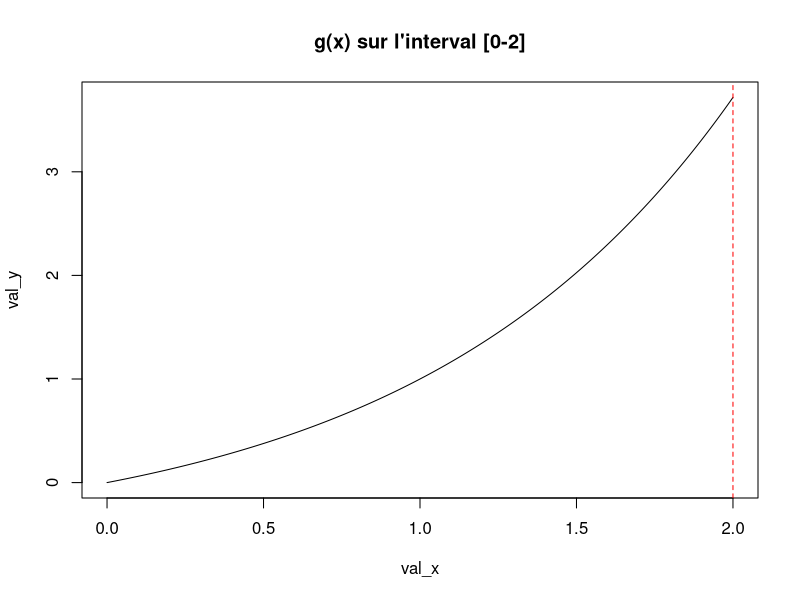
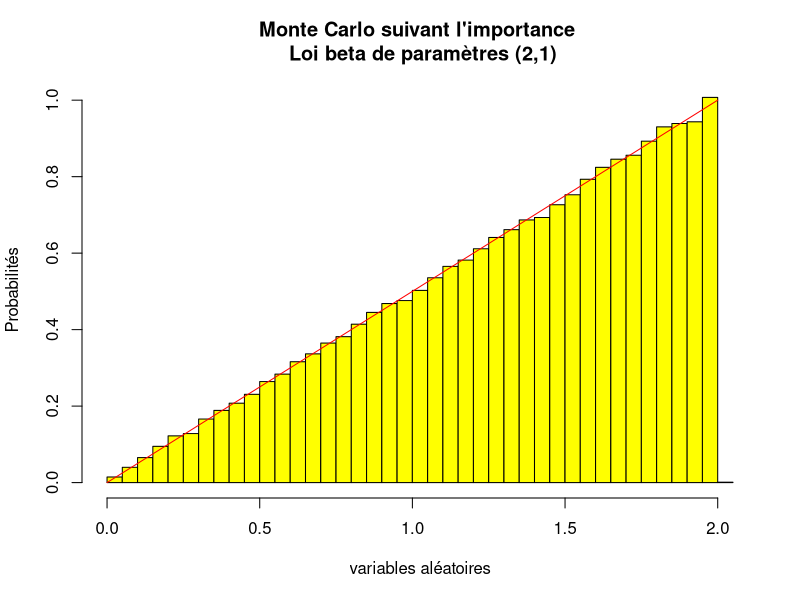
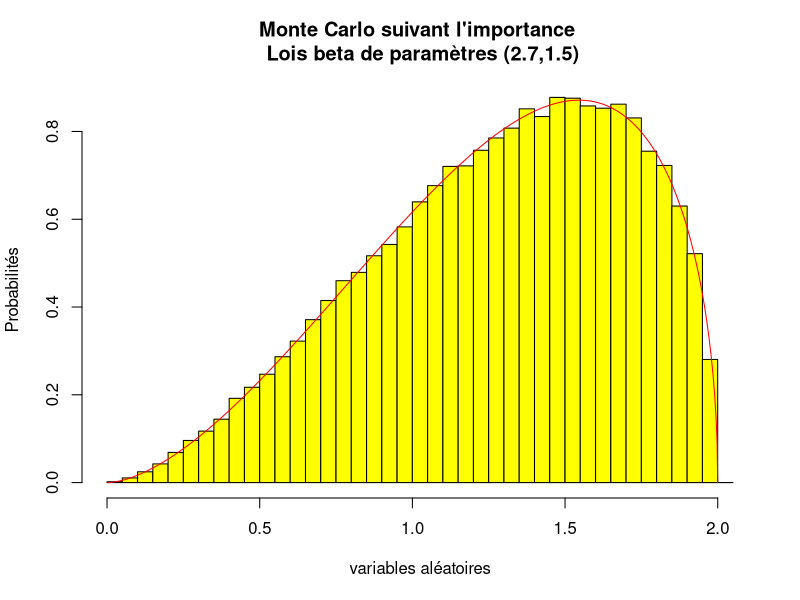
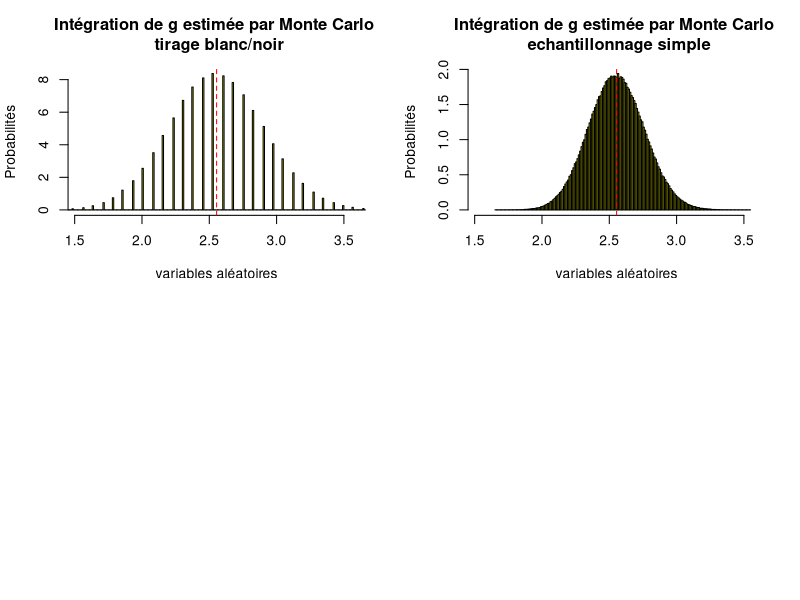

These charts were generated, in order, by the following R code: (Note: a time limit stopped this script after it produced the figures.)
#Simualtions en Biologie - Méthodes stochastiques M2BI Université Paris Diderot
#-----------------------------AHMAR-ERRAS Noura--------------------------------
#---------------------------BARRY Fatoumata Binta-------------------------------

require(MASS)

#Exercice 2 : Methodes Monte Carlo
#*********************************

#Il s'agit ici de comparer les methodes d'integration Monte Carlo.
#Les méthodes de Monte Carlo sont des modèles de simulation stochastiques.
#Trois methodes seront evaluees : MC "tirage noir ou blanc", MC simple, et MC suivant l'importance.

#1) La fonction à simuler g(x)
#-----------------------------

#Afin de mettre en place efficacement les modeles de simulation il faut bien connaître la fonction.
#En effet pour simuler une variable aleataoire continue il est necessaire de calculer son integrale.

g = function(x) {                 #g est une fonction exponentielle.
  return((exp(x)-1)/(exp(1)-1))
}

#Visualisation de g sur un interval [0-2]
val_x = seq(from=0, to=2, len=1000)
val_y = g(val_x)
plot(val_x, val_y, type="l", main="g(x) sur l'interval [0-2]")      #L'allure de la courbe est bien exponentielle.

#Verification de la valeur de l'integrale de g sur [0-2]
I_True = (exp(2)-3)/(exp(1)-1)      #On integre g de 0 à 2
print(I_True)
#La valeur réelle de l'intégrale de g sur [0-2] est 2.554328 ce qui correspond à l'air sous g de 0 à 2.
abline(v=2, lty=2, col="red")

integrate(g, lower=0, upper=2)
#la valeur de l'integrale de g pour l'interval [0-2] est de 2.554328
#g(2) = integ(g)[0-2] --> On retrouve bien la même valeur.

#2) Methode de Monte Carlo par tirage noir ou blanc sur l'interval [0-2]
#-----------------------------------------------------------------------

#Le principe est basé sur le tirage au hasard des points.
#Il faut donc définir la surface et échantillonner l'espace de manière uniforme
#Si l'intégrale correspond à un rectangle les X et Y seront tirés de manière uniforme
#La délimitation du rectangle passe par le choix d'un majorant

#Choix du majorant : g(2) est le majorant optimale car sur l'interval choisit g(2) est le plus petit majorant possible.

MC_BN = function(n) {
  m = g(2)    #choix du majorant
  u = runif(n, min = 0, max = 2)    #Tirage uniforme dans g sur l'intervale [0-2]
  v = runif(n, min = 0, max = m)    #Tirage uniforme dans le rectangle sur l'intervale [0-m]
  s = m*2       #La loi uniforme est entre [0-1]. On applique un facteur 2 au majorant car on évalue sur l'intervale [0-2]
  ns = sum(v<g(u))    #nombre de succes = nombre de tirage en dessous de g(u)
  return(ns/n*s)
}

MC_BN(1000) #A lancer plusieurs fois
# Nous lançons 3 fois : 2.535868 , 2.751529, 2.587924
#Les valeurs obtenues sont proches de la valeur attendue (pour rappel valeur vraie de l'intégrale = 2.554328)

#3) Methode de Monte Carlo par echantillonage simple sur l'interval [0-2]
#-----------------------------------------------------------------------

#La méthode de Monte Carlo dite simple est une methode d'echantillonnage par décomposition de la fonction g
#g est alors exprimé comme le produit d'une fonction quelquonque et sa fonction de densité
#Dans ce cas, le calcul d'intégrale s'approche du calcul de l'Espérance.
#Dans le cas simple, la variable à échantillonner suit une loi uniforme

MC_S = function(n) {
  x = runif(n, min=0, max=2)
  return(2*sum(g(x))/n)
}
#le 2 correspond au dunif de la fonction sur l'intervale [0-2]. Ici on peut le sortir, et le multiplier par l'espérance de g(x)

MC_S(1000) #A lancer plusieurs fois
#Nous lançons 3 fois : 2.684689 , 2.559881, 2.60517
#Les valeurs obtenues sont proches de la valeur attendue (pour rappel valeur vraie de l'intégrale = 2.554328)

#4) Methode de Monte Carlo par echantillonnage suivant l'importance sur l'interval [0-2]
#-------------------------------------------------------------------------------------

#Cette méthode diffère de la méthode simple par la méthode d'échantillonage.
#La variable à échantillonner ne suit pas une loie uniforme.
#Dans ce cas il faut echantillonner pour se rapprocher au mieux de g.
#Cette méthode permet d'echantillonner dans les zones qui ont le plus d'importance.

#Pour construire l'echantillonnage, il faut créer une fonction qui permet de tirer et une fonction qui permet d'avoir la densité.

#La fonction pour le tirage(r_X) doit être du type bêta et va échantilloner entre 0 et 1 (pas [0-2] car impossible avec lois de type bêta).
#La solution pour rester dans l'interval [0-2]  c'est de tout multiplier par 2 or de la fonction.
r_X = function(n) {
  return(2*rbeta(n, shape1 = 2, shape2 = 1))# On créé le Y=aX avec a=2
}

#fonction de densité de probabilité de x
d_X = function(x) {
  return(1/2*dbeta(x/2, shape1 = 2, shape2 = 1))# Il faut diviser par 2 à cause de la transformation Y=aX car dbeta ne peut pas accepter des valeurs hor de [0-1]
}

#Validation graphique de r_X et d_X
truehist(r_X(100000), main="Monte Carlo suivant l'importance \n Loi beta de paramètres (2,1)", xlab="variables aléatoires", ylab="Probabilités", col="yellow")
val_x = seq(from=0, to=2, len=1000)
val_y = d_X(val_x)
lines(val_x, val_y, col="red")

#Integration
MC_I_1 = function(n) {
  x = r_X(n)   #tirage dans la loi beta de la variable aléatoire
  xx = g(x)/d_X(x)  #xx est ici la fonction quelconque. Pour l'exprimer on divise g par sa densité de probabilité
  return(mean(xx))  #I=E[xx]
}
MC_I_1(1000) #A lancer plusieurs fois
#Nous lançons 3 fois : 2.59096 , 2.558245, 2.538063
#Les valeurs obtenues sont proches de la valeur attendue (pour rappel valeur vraie de l'intégrale = 2.554328)

#5) Methode de Monte Carlo par echantillonnage suivant l'importance sur l'interval [0-2] - Lois beta V2
#------------------------------------------------------------------------------------------------------

#Modifions les paramètres de la loi beta pour proposer une autre fonction de densité
r_X_V2 = function(n) {
  return(2*rbeta(n, shape1 = 2.7, shape2 = 1.5))
}
d_X_V2 = function(x) {
  return(1/2*dbeta(x/2, shape1 = 2.7, shape2 = 1.5))
}

#Validation graphique de r_X_V2 et d_X_V2
truehist(r_X_V2(100000), main="Monte Carlo suivant l'importance \n Lois beta de paramètres (2.7,1.5)", xlab="variables aléatoires", ylab="Probabilités", col="yellow")
val_x = seq(from=0, to=2, len=1000)
val_y = d_X_V2(val_x)
lines(val_x, val_y, col="red")

#Integration
MC_I_2 = function(n) {
  x = r_X_V2(n) 
  xx = g(x)/d_X_V2(x) 
  return(mean(xx))
}
MC_I_2(1000) #A lancer plusieurs fois
#Nous lançons 3 fois : 2.586437 , 2.588031, 2.561564
#Les valeurs obtenues sont proches de la valeur attendue (pour rappel valeur vraie de l'intégrale = 2.554328)

#6) Comparer l'efficacité des différentes méthodes
#--------------------------------------------------

#Les méthodes seront évaluées sur la même taille d'échantillon n(petit), et sur le même nombre de répétition nrep (grand)
#Evaluation graphique et par comparaison des mse (mean square error) et des moyennes
par(mfrow=c(2,2))
n=100
n_rep=1000000
val_x = seq(from=0, to=4, len=1000)

#Monte Carlo par tirage blanc ou noir (MC_BN)
res_MC_BN = rep(NA, n_rep)
for (i in 1:n_rep) {
  res_MC_BN[i] = MC_BN(n)
}

truehist(xlim=range(I_True), res_MC_BN, col = "yellow", main="Intégration de g estimée par Monte Carlo \n tirage blanc/noir",xlab="variables aléatoires", ylab="Probabilités")
abline(v=I_True, lty=2, col="red")

mse_MC_BN = round(mean((res_MC_BN-I_True)^2),2)
moy_MC_BN = round(mean(res_MC_BN),2)
print(moy_MC_BN)
print(mse_MC_BN)
#La methode de Monte Carlo par tirage blanc/noir appliquée à g a un mse de 0.12 et une moeyenne de 2.55

#Monte Carlo par échantillonnage simple (MC_S)
res_MC_S = rep(NA, n_rep)
for (i in 1:n_rep) {
  res_MC_S[i] = MC_S(n)
}

truehist(xlim=range(I_True), res_MC_S, col = "yellow", main="Intégration de g estimée par Monte Carlo \n echantillonnage simple", xlab="variables aléatoires", ylab="Probabilités")
abline(v=I_True, lty=2, col="red")

mse_MC_S = round(mean((res_MC_S-I_True)^2),2)
moy_MC_S = round(mean(res_MC_S),2)
print(moy_MC_S)
print(mse_MC_S)
#La methode de Monte Carlo par tirage blanc/noir appliquée à g a un mse de 0.04 et une moyenne de 2.55

#Monte Carlo par échantillonnage d'importance V1 (MC_I_1)
res_MC_I_1 = rep(NA, n_rep)
for (i in 1:n_rep) {
  res_MC_I_1[i] = MC_I_1(n)
}

truehist(xlim=range(I_True), res_MC_I_1, col = "yellow", main="Intégration de g estimée par Monte Carlo \n echantillonnage d'importance V1", xlab="variables aléatoires", ylab="Probabilités")
abline(v=I_True, lty=2, col="red")

mse_MC_I_1 = round(mean((res_MC_I_1-I_True)^2),2)
moy_MC_I_1 = round(mean(res_MC_I_1),2)
print(moy_MC_I_1)
print(mse_MC_I_1)
#La methode de Monte Carlo par tirage blanc/noir appliquée à g a un mse de 0 et une moyenne de 2.55

#Monte Carlo par échantillonnage d'importance V2 (MC_I_2)
res_MC_I_2 = rep(NA, n_rep)
for (i in 1:n_rep) {
  res_MC_I_2[i] = MC_I_2(n)
}

truehist(xlim=range(I_True), res_MC_I_2, col = "yellow", main="Intégration de g estimée par \n Monte Carlo echantillonnage d'importance V2", xlab="variables aléatoires", ylab="Probabilités")
abline(v=I_True, lty=2, col="red")

mse_MC_I_2 = round(mean((res_MC_I_2-I_True)^2),2)
moy_MC_I_2 = round(mean(res_MC_I_2),2)
print(moy_MC_I_2)
print(mse_MC_I_2)
#La methode de Monte Carlo par tirage blanc/noir appliquée à g a un mse de 0.03 et une moyenne de 2.55

par(mfrow=c(1,1))

#Exercice 3 : Simulation de variables aléatoires
#*********************************

# 1) Loi de poisson: Implémentation de la fonction my_rpois de simulation d'une variable
# de poisson en utilisant une méthode d'inversion de la fonction de repartition
# -------------------------------------------------------------------------------------

# Implémentation de my_rpois_one(lambda) : fonction qui renvoie une seule valeur tirée aléatoirement dans une loi de Poisson de paramètre Lambda
# Nous prendrons 2.4 comme valeur de lambde

lambda = 2.4

my_rpois_one = function(lambda){ # avec lambda >0
  u = runif(1) # une seule valeur issue de la loi uniforme
  x = 0
  while (ppois(x, lambda) < u){ # tant que la probabilité d'avoir x, avec une loi de poisson
    # de parametre lambda est inférieure à la valeur u tirée de la loi uniforme, on incrémente x de 1,
    # sinon, on renvoie x
    x = x + 1 
  }
  return(x)
}

#Exemple

cat("valeur suivant une loi de poisson de parametre",lambda,":", my_rpois_one(lambda))

# Impléméntation de la fonction my_rpois(n,lambda) , qui fait appelle n fois la fonction my_rpois_one et renvoie un vecteur de n valeurs tirées aléatoirement et indépendamment dans une loi de Poisson de paramètre lambda.

my_rpois = function(n, lambda) {
  n_pois = rep(NA, len=n)# initialision d'un vecteur de n valeurs
  for (i in 1:n) {
    n_pois[i] = my_rpois_one(lambda) # affectation progression des éléments du vecteur X, suivant une loi de poisson
  }
  return(n_pois)
}

#Exemple
n = 100000  # nombre de repetitions
n_pois = my_rpois(n, lambda) # vecteurs de n valeurs aléatoires tirées de la loi de posson my_r
head(n_pois) # pour visualiser que nous avons bien des entiers, et qui sont aléatoires
plot(table(n_pois)/n, col="blue", main="Distribution de variables aléatoires \n suivant une loi de poisson", xlab="variables aléatoires x", ylab="Probabilités")


# Verification de notre fonction de simulation my_rpois en utilisant la fonction rpois de R

val_x = seq(from=0, to=12) # entiers de 0 à 8
val_y = dpois(val_x, lambda) # valeurs suivant une loi de poisson
points(val_x, val_y, col="red") # representation des points sur notre courbe de my_rpois
# Notre simulation est bien en adéquation avec la loi de poisson de paramètre lambda (2.4). Les deux courbes (rouge et bleu) ont la meme allure

# 2) Loi discrète: Implémentation d'une fonction my_rdiscret de simulatio n de la variable aléatoire réelle discrète X définie par une loi de probabilité X
# ---------------------------------------------------------------------------------------------------------------------------------------------------------

#Comme pour la fonction my_rpois_one, la fonction my_rdiscret_one() renvoie une seule valeur tirée aéatoitement dans la loi de X

my_rdiscret_one = function(){
  u = runif(1)
  x = c(-3,1.3,7,15.2) # valeur de x dans l'enoncé
  dx = c(0.1, 0.4, 0.3, 0.2) # probabilité d'avoir x
  px = cumsum(dx) # somme cumulée des probabilités dx
  i = 1
  while(px[i] < u){
    i=i+1
  }
  return(x[i])
}

cat("valeur suivant la loi discrète X:", my_rdiscret_one()) # une des valeurs X de l'enoncé

#La fonction my_rdiscret renvoie n  valeurs tirées de la loi X

my_rdiscret = function(n){
  n_discret = rep(NA, n) # initialisation d'un vecteur à n valeurs
  for(i in 1:n){
    n_discret[i] = my_rdiscret_one()
  }
  return(n_discret)
}

## Verification de notre implementation en faisant un tirage aléatoire avec remise des valeurs x, avec leurs probabilités associées
n = 10000
plot(table(my_rdiscret(n))/n, col="blue", main="Distribution de variables aléatoires X \n suivant une loi discrète", xlab="variables X", ylab="Probabilités")
valX = c(-3, 1.3, 7, 15.2) # valeurs à tirer
points(valX, table(sample(valX, n, replace=TRUE, prob=c(0.1, 0.4, 0.3, 0.2)))/n, col='red')
#Les deux courbes sont correlées


# 3) Loi de Laplace: Méthode de transformation
# Implémentation d'une fonction my_rlaplace de simulation d'une variable de Laplace en utilisant une méthode d'inversion de la fonction de répartition.
# --------------------------------------------

### Fonction de densité my_dlaplace()
#Si x < 0, my_dlaplace(x) = 1/2 exp(x)
#Si x > 0, my_dlaplace(x) = 1/2 exp(-x)

my_dlaplace = function(x) {
  return(1/2*exp(-abs(x)))
}
# Exemple
val_x = seq(from=-4, to=4, len=100) # 100 valeur de -4 à 4
val_y = my_dlaplace(val_x) 
plot(val_x, val_y, col="red", type="l", main="Fonction de densité de la loi de Laplace", xlab="valeurs de X", ylab="densité de laplace de X")

# Fonction de répartition my_plaplace()
# Si x < 0, my_plaplace(x) = 1/2 exp(x)
# Si x > 0, my_plaplace(x) = 1/2(2-exp(-x))
### Implémentation de my_plaplace_one() pour une seule valeur

my_plaplace_one = function(x) {
  if (x < 0) {
    p = 1/2*exp(x)
  } else {
    p = 1/2*(2-exp(-x))
  }
  return(p)
}


#### Impléméntation de my_plaplace() pour n valeurs

my_plaplace = function(x_vec) {
  n = length(x_vec)
  p_vec = rep(NA, n)
  for (i in 1:n) {
    p_vec[i] = my_plaplace_one(x_vec[i])
  }
  return(p_vec)
}

my_plaplace(c(-0.8, -0.6, -0.4, -0.2, 0, 2, 4, 6, 8, 10))

# Exemple
val_x = seq(from=-4, to=4, len=100)
val_y = my_plaplace(val_x)
plot(val_x, val_y, col="red", type="l", main="Fonction de repartion de la loi de Laplace", xlab="variables X", ylab="Probabilités")

### Fonction quantile qlaplace()
#Si p < 1/2, qlaplace(p) = log(2*p)
#Si p > 1/2, qlaplace(p) = -log(1-2*p)

my_qlaplace_one = function(p) {
  if (p < 1/2) {
    x = log(2*p)
  } else {
    x = -log(2-2*p)
  }
  return(x)
}


my_qlaplace = function(p_vec) {
  n = length(p_vec)
  x_vec = rep(NA, n)
  for (i in 1:n) {
    x_vec[i] = my_qlaplace_one(p_vec[i])
  }
  return(x_vec)
}

# Exemple

val_x = seq(from = 0, to = 1, len = 100)
val_y = my_qlaplace(val_x)
plot(val_x, val_y, col = "red", type = "l", main = "Fonction quantile de Laplace")

# La fonction quantile est bien la reciproque de la fonction de repartition

### Fonction rlaplace(): génération de nombres aléatoires suivant la loi de Laplace

my_rlaplace = function(n) {
  u = runif(n)
  x = my_qlaplace(u)
  return(x)
}

# Exemple
n = 10000
x = my_rlaplace(n)
head(x)

# Verification de notre implémentation de Laplace
truehist(x, col="yellow", main="Distribution des variables suivant une loi de Laplace", xlab="variables aléatoires", ylab="probabilités" )

val_x = seq(from = -7, to = 7, len = 1000)
val_y = my_dlaplace(val_x)
lines(val_x, val_y, col = "blue", lwt=1)

# les deux courbes se superposent













#Exercice 4 : Chaine de Markov et Inférence Bayésienne
#*****************************************************

#Expression de la loi à priori de theta

rtheta=runif(100,0,1)   #tirage uniforme des valeures aléatoires
dtheta=dunif(rtheta)    #Expression de la densité
#Vérification de la cohérence graphique
truehist(rtheta, main="Lois à priori de Theta entre 0 et 1")
lines(rtheta, dtheta, col="red")

#Densité de la loi à Posteriori d_target

# La varibale qualitative (statut mutant) suit une loi Binomiale
# La vraissemblance P[X=70] sachant theta s'exprime donc en dbinom en focntion de dtheta
P_X70_theta=dbinom(dtheta,100,0.7)

# Expression de la densité de la loi cible
d_target = function(x) {     #x ici est notre variable à estimer c'est à dire pi[theta]
  return(x*P_X70_theta/0.7)    # la densité est le produit de pi[theta] et de la vraissemblance à 70 divisé par la probabilité de tirer un mutant
}
#Visualisation graphique de d_target
val_x = seq(from=-10, to=8, len=100)
val_y = d_target(val_x)
plot(val_x, val_y, col="red", type="l", main = "d_target pour P[X=70]")
     
#Choix de la loi de proposition : loi normale
rprop <- function(from_x) {
  return(rnorm(1, mean=from_x, sd=1))
}

dprop <- function(to_x, from_x) {
  return(dnorm(to_x, mean=from_x, sd=1))
}

#Expression de la fonction cible selon un algo MCMC
r_target <- function(n){
  x = (rep(NA,n)) #Pas d'allocation de mémoire
  x[1] = 5
  for (i in 1:(n-1)){
    yi = rprop(x[i]) #Pour chaque xi on propose une valeur yi suivant la loi de proposition (démarche pas à pas)
    p = min (c(1, d_target(yi)/d_target(x[i])) * (dprop(x[i], yi)/dprop(yi, x[i])))
    u = runif(1)
    if(u <= p){
      x[i+1] = yi    #On accepte ou on rejette yi selon une règle d'acceptation/rejet.
    }else{
      x[i+1] = x[i]
    }
  }  
  return(x)         
}

n = 10000
x = r_target(n)

truehist(x, col="gray", main="r_target selon un algorithme MCMC")
val_x = seq(from=-10, to=10, len=1000)
val_y = d_target(val_x)
lines(val_x, val_y, col="red", lwd=2)
#d_target et r_target ne se supperposent pas. I doit y avoir un souci dans notre code.

#Malheureusement nous ne sommes pas allées plus loin pour cet exercice par manque de compréhension des notions bayésiennes.
